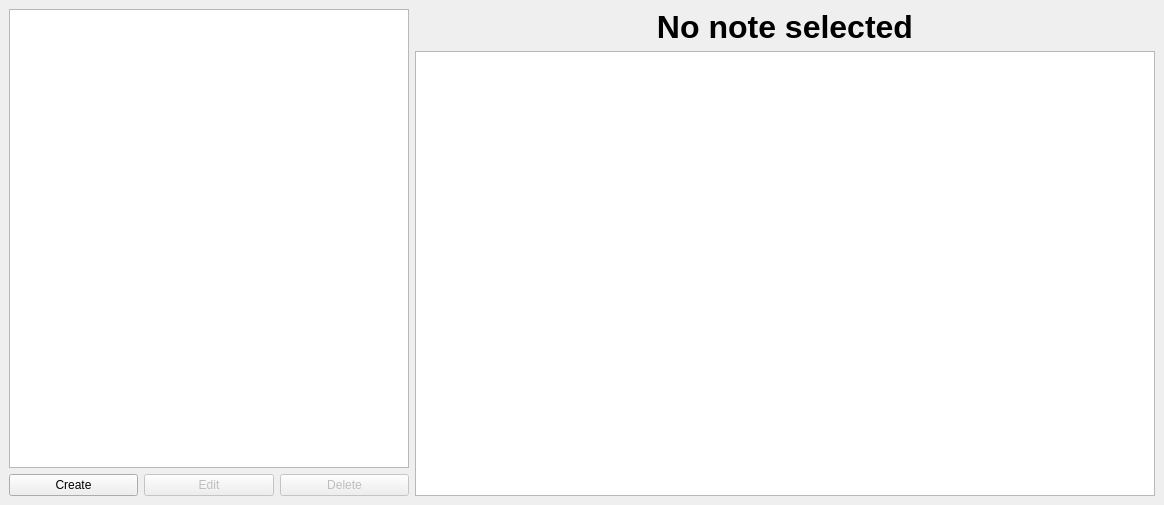
<?xml version="1.0" encoding="UTF-8"?>
<ui version="4.0">
 <class>MainWindow</class>
 <widget class="QMainWindow" name="MainWindow">
  <property name="geometry">
   <rect>
    <x>0</x>
    <y>0</y>
    <width>1164</width>
    <height>505</height>
   </rect>
  </property>
  <property name="windowTitle">
   <string>MainWindow</string>
  </property>
  <widget class="QWidget" name="centralwidget">
   <property name="enabled">
    <bool>true</bool>
   </property>
   <layout class="QHBoxLayout" name="horizontalLayout_3">
    <item>
     <layout class="QVBoxLayout" name="leftPanel">
      <property name="sizeConstraint">
       <enum>QLayout::SetMinAndMaxSize</enum>
      </property>
      <item>
       <widget class="QListView" name="listView">
        <property name="sizePolicy">
         <sizepolicy hsizetype="Maximum" vsizetype="Expanding">
          <horstretch>0</horstretch>
          <verstretch>0</verstretch>
         </sizepolicy>
        </property>
        <property name="minimumSize">
         <size>
          <width>400</width>
          <height>0</height>
         </size>
        </property>
        <property name="maximumSize">
         <size>
          <width>600</width>
          <height>16777215</height>
         </size>
        </property>
       </widget>
      </item>
      <item>
       <layout class="QHBoxLayout" name="horizontalLayout">
        <item>
         <widget class="QPushButton" name="createButton">
          <property name="text">
           <string>Create</string>
          </property>
         </widget>
        </item>
        <item>
         <widget class="QPushButton" name="editButton">
          <property name="enabled">
           <bool>false</bool>
          </property>
          <property name="text">
           <string>Edit</string>
          </property>
         </widget>
        </item>
        <item>
         <widget class="QPushButton" name="deleteButton">
          <property name="enabled">
           <bool>false</bool>
          </property>
          <property name="text">
           <string>Delete</string>
          </property>
         </widget>
        </item>
       </layout>
      </item>
     </layout>
    </item>
    <item>
     <layout class="QVBoxLayout" name="rightPanel">
      <property name="sizeConstraint">
       <enum>QLayout::SetMinimumSize</enum>
      </property>
      <item>
       <widget class="QLabel" name="titleLabel">
        <property name="minimumSize">
         <size>
          <width>300</width>
          <height>0</height>
         </size>
        </property>
        <property name="font">
         <font>
          <pointsize>24</pointsize>
          <bold>true</bold>
         </font>
        </property>
        <property name="text">
         <string>No note selected</string>
        </property>
        <property name="alignment">
         <set>Qt::AlignCenter</set>
        </property>
       </widget>
      </item>
      <item>
       <widget class="QTextBrowser" name="body">
        <property name="minimumSize">
         <size>
          <width>300</width>
          <height>0</height>
         </size>
        </property>
       </widget>
      </item>
     </layout>
    </item>
   </layout>
  </widget>
 </widget>
 <resources/>
 <connections/>
</ui>
